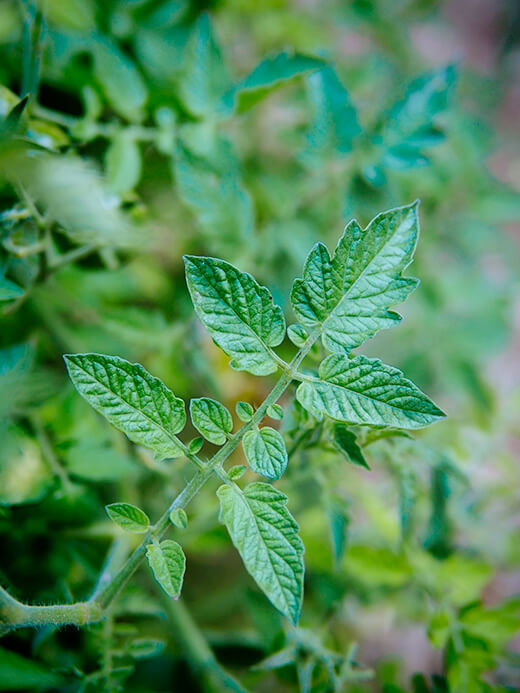
#> input picture Programs/sift sir/healthy.jpg, 520 x 693 px, given in place of healthy.jpeg, which was not available
$ python siftbysir.py
#> lines starting #> are read from the running program, lines starting #| are printed output that depends on the picture; pictures that were not available may be replaced by others from this repository, and a replacement may not be noted
import numpy as np
import cv2
import matplotlib.pyplot as plt
img1 = cv2.imread('healthy.jpeg',0)          # queryImage
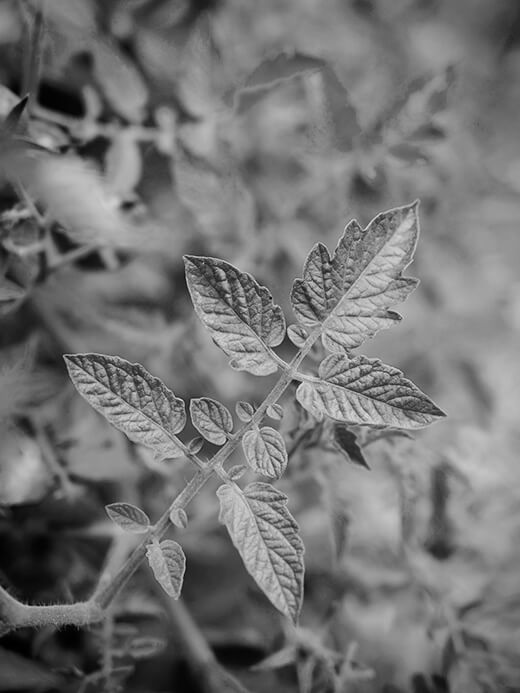
#> img1: shape (693, 520); min 0, max 229, mean 115.6
img2 = cv2.imread('unhealthy.jpg',0) # trainImage
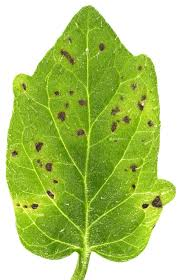
#> input picture Programs/sift sir/unhealthy.jpg, 180 x 280 px
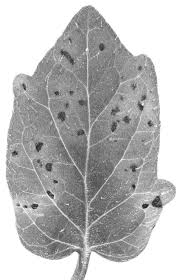
#> img2: shape (280, 180); min 28, max 255, mean 186.1
# Initiate ORB detector
orb = cv2.ORB_create()
# find the keypoints and descriptors with ORB
kp1, des1 = orb.detectAndCompute(img1,None)
#> kp1 = 500 keypoints; strongest (x, y, size): (300, 382, 31), (176, 435, 31), (67, 357, 31), (191, 399, 31)
kp2, des2 = orb.detectAndCompute(img2,None)
#> kp2 = 353 keypoints; strongest (x, y, size): (144, 207, 31), (143, 205, 31), (147, 205, 31), (36, 206, 31)

# create BFMatcher object
bf = cv2.BFMatcher(cv2.NORM_HAMMING, crossCheck=True)
# Match descriptors.
matches = bf.match(des1,des2)
#> matches = 128 matches
# Sort them in the order of their distance.
matches = sorted(matches, key = lambda x:x.distance)
# Draw first 10 matches.
#> (the run stopped early here; a loop or call above may not have finished)
